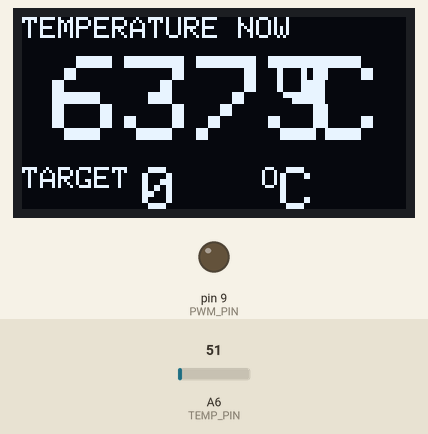
Recording of a sketch running on a simulated Arduino Nano, built with avr-gcc and run on an emulated ATmega328P. Shown: 128×64 one-colour display, output pins drawn as LEDs (lit = HIGH). Inputs (shaded band) come from the test bench; at power-on: A6 (TEMP_PIN) = 51. What the sketch prints to the serial monitor is not drawn.

Above: at 1.2 s.
1.3 s: A6 (TEMP_PIN) set to 61
At 2.7 s:
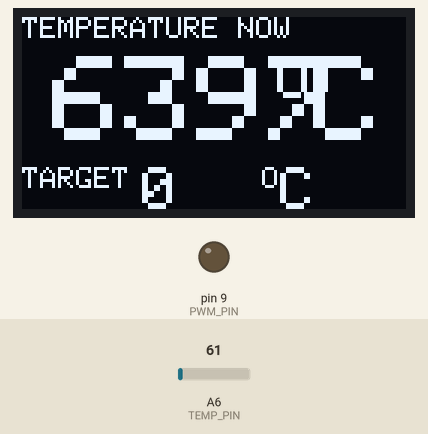
3.0 s: A6 (TEMP_PIN) set to 71
At 4.4 s:
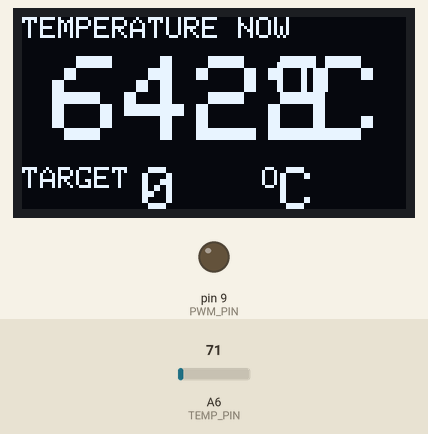
4.7 s: A6 (TEMP_PIN) set to 86
At 6.2 s:
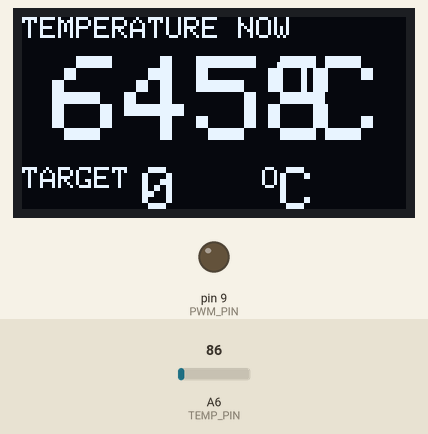
Timing chart, 0 to 7.7 s (numbered marks = the images above; inputs shaded):
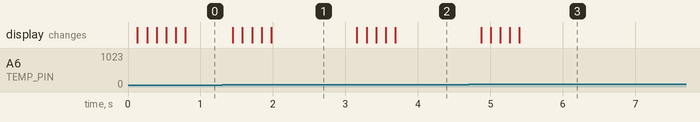

Measured:
- after the input at 1.3 s, the display: first changes after 0.15 s (image 1 shows a later state)
- after the input at 3.0 s, the display: first changes after 0.16 s (image 2 shows a later state)
- after the input at 4.7 s, the display: first changes after 0.17 s (image 3 shows a later state)

The sketch:

kolvi_koodi_v6_interrupencoder.ino
```cpp
#include <EEPROM.h>
#include <SPI.h>
#include <Wire.h>
#include <Adafruit_GFX.h>
#include <Adafruit_SSD1306.h>

#define OLED_RESET 4
Adafruit_SSD1306 display(OLED_RESET);

#define TEMP_PIN A6
#define PWM_PIN 9
#define encoderPinA 2
#define encoderPinB 3
#define encoderpinBUT 4
#define BUZZER_PIN 1


boolean encoderBstate = LOW;
int encoder_suunta = 0;
unsigned long last_rotary_time;
int siirtyma = 0;

float erotus= 0;
float integraali = 0;
float derivaatta = 0;
float temp_target = 0;
float temp_target_last = 0;
boolean heater_power_on = false;
float temp_now = 0;
float temp_prew = 0;
float Kp = 50; // PID Arvot myös heater power-true - kohdassa.
float Ki = 1;
float Kd = 20;
float temps[] = {0,0,0,0,0};
int output = 0;
unsigned long prew_millis = 0;
int saatovali = 100;

//thermistortable[][ADC-arvo, lämpötila(*C)]

int thermistortable[][2] = {
  {236 , 0},
  {299 , 50},
  {362 , 100},
  {424 , 150},
  {492 , 200},
  {555 , 250},
  {622 , 300},
  {688 , 350},
  {746 , 400},
  {807 , 450},
  {865 , 500},
  {1024, 600}
};


boolean buttonState = HIGH;
unsigned long lastDebounceTime = 0;
unsigned long debounceDelay = 50;
boolean lastState = HIGH;
int button_timer_counter = 0;

void setup()
{
//---------------------------------------------- Set PWM frequency for D9 & D10 ------------------------------

TCCR1B = TCCR1B & B11111000 | B00000001;    // set timer 1 divisor to     1 for PWM frequency of 31372.55 Hz
//TCCR1B = TCCR1B & B11111000 | B00000010;    // set timer 1 divisor to     8 for PWM frequency of  3921.16 Hz
//TCCR1B = TCCR1B & B11111000 | B00000011;    // set timer 1 divisor to    64 for PWM frequency of   490.20 Hz (The DEFAULT)
//TCCR1B = TCCR1B & B11111000 | B00000100;    // set timer 1 divisor to   256 for PWM frequency of   122.55 Hz
//TCCR1B = TCCR1B & B11111000 | B00000101;    // set timer 1 divisor to  1024 for PWM frequency of    30.64 Hz

  pinMode(TEMP_PIN, INPUT);
  pinMode(PWM_PIN, OUTPUT);
  pinMode(encoderPinA, INPUT_PULLUP);
  pinMode(encoderPinB, INPUT_PULLUP);
  pinMode(encoderpinBUT, INPUT_PULLUP);

  Serial.begin (115200);
  display.begin(SSD1306_SWITCHCAPVCC, 0x3C);  // initialize with the I2C addr 0x3C (for the 128x64)
  display.clearDisplay();

  temp_target = read_target_temp();
  temp_target_last = temp_target;
}

void loop()
{

  if (prew_millis + saatovali <= millis())
  {

    lampotilanaytto(temp_now, temp_target);

    PID_cal();

    if (temp_target > 0)
    {
      analogWrite(PWM_PIN, constrain((int)(output + 0.5), 0, 255));
    }
    else
    {
      analogWrite(PWM_PIN, 0);
    }
    prew_millis = millis();
  }

  if (temp_now >= 600)
  {
    heater_power_on = false;
  }

  if (heater_power_on == true)
  {
    attachInterrupt(digitalPinToInterrupt(encoderPinA), rotaryencoder, RISING);
//  temp_target = constrain(temp_target, 0, 480);
    temp_target_last = temp_target;
    Kp = 50;
    Ki = 1;
    Kd = 20;
  }
  else
  {
    detachInterrupt(encoderPinA);
    Kp = 0;
    Ki = 0;
    Kd = 0;
    temp_target = 0;
  }

  byte button_funktio_state = button();

  if (button_funktio_state == 1)
  {
    if (heater_power_on == false)
    {
      heater_power_on = true;
      temp_target = temp_target_last;
    }
    else
    {
      heater_power_on = false;
    }
  }

  if (button_funktio_state == 2)
  {
    store_target_temp(temp_target);

    display.clearDisplay();
    display.setTextSize(2);
    display.setCursor(1,22);
    display.print((int)temp_target);
    display.setTextSize(1);
    display.print("O");
    display.setTextSize(2);
    display.print("C ");
    display.print("SAVED");
    display.display();
    delay(1000);

    //tone(BUZZER_PIN, 300, 100);
  }
}

//****************************************** SCREEN ****************************************************

void lampotilanaytto(int now, int target)
{
  display.clearDisplay();

  display.setTextSize(1);
  display.setTextColor(WHITE);
  display.setCursor(0,0);
  display.println("TEMPERATURE NOW");
  display.setCursor(0,50);
  display.println("TARGET");

  display.setTextSize(4);
  display.setCursor(10,13);
  display.print(now);
  display.setTextSize(2);
  display.setCursor(85,13);
  display.print("O");
  display.setTextSize(4);
  display.print("C");

  display.setCursor(20,50);

  display.setTextSize(2);
  display.setCursor(40,50);
  display.print(target);
  display.setTextSize(1);
  display.setCursor(80,50);
  display.print("O");
  display.setTextSize(2);
  display.print("C");

  display.display();
}


//****************************************** SCREN ****************************************************

//****************************************** EEPROM ****************************************************

void store_target_temp(int target_temp)
{
  byte val_1 = 0;
  byte val_2 = 0;

  if (target_temp <= 255)
  {
    val_1 = target_temp;
    val_2 = 0;
  }
  else// if (target_temp > 255)
  {
    val_1 = 255;
    val_2 = target_temp - 255;
  }
  Serial.print("save");
  EEPROM.update(0, val_1);
  EEPROM.update(1, val_2);
}

int read_target_temp()
{
  Serial.print(EEPROM.read(0));
  return (int)(EEPROM.read(0) + EEPROM.read(1));
}


//****************************************** EEPROM ****************************************************

//******************************************* BUT ***********************************

byte button()
{
  buttonState = digitalRead(encoderpinBUT);
  if (millis() - lastDebounceTime > debounceDelay)
  {
    lastDebounceTime = millis();
    if (buttonState == LOW && lastState == HIGH)
    {

      button_timer_counter = 0;
      lastState = LOW;
      lastDebounceTime = millis();
      //return 0
    }
    else if (buttonState == LOW && lastState == LOW)
    {
      button_timer_counter +=1 ;
      lastState = LOW;
    }
    else if (buttonState == HIGH && lastState == LOW && button_timer_counter < 20)
    {
      lastState = HIGH;
      return 1;
    }
    if (button_timer_counter == 20)
    {
      button_timer_counter = 0;
      return 2;
    }
    if (buttonState == HIGH)
    {
      button_timer_counter = 0;
      lastState = HIGH;
    }
  }
  return 0;
}
//******************************************* BUT ***********************************

//******************************************* ROTARY ***********************************

void rotaryencoder()
{
  encoderBstate = digitalRead(encoderPinB);

  if (encoderBstate == HIGH)
  {
    encoder_suunta = 1;
  }
  else if (encoderBstate == LOW)
  {
    encoder_suunta = -1;
  }

  if (millis() - last_rotary_time > 200)
  {
    siirtyma = 1;
  }
  else if (millis() - last_rotary_time <= 100 && millis() - last_rotary_time > 75)
  {
    siirtyma = 1;
  }
  else if (millis() - last_rotary_time <= 75 && millis() - last_rotary_time > 50)
  {
    siirtyma = 1;
  }
  else if (millis() - last_rotary_time <= 50 && millis() - last_rotary_time > 25)
  {
    siirtyma = 3;
  }
  else if (millis() - last_rotary_time <= 25 && millis() - last_rotary_time > 0)
  {
    siirtyma = 5;
  }

  last_rotary_time = millis();

  temp_target = temp_target + siirtyma * encoder_suunta;
  temp_target = constrain(temp_target, 0, 480);
}

//******************************************* ROTARY ***********************************

//******************************************* MAPFLOAT ***********************************

float mapfloat(float x, float in_min, float in_max, float out_min, float out_max)
{
  return(((out_max - out_min) * x + in_max * out_min - in_min * out_max) / (in_max - in_min));
}

//******************************************* MAPFLOAT ***********************************

//******************************************* LUE_LÄMPÖTILA ***********************************

float lue_lampotila()
{
  int raw_temp = analogRead(TEMP_PIN);
  //Serial.println(raw_temp);


  for (unsigned int i = 0; i < sizeof(thermistortable)-1; i++)
  {
    if (raw_temp < thermistortable[i][0])
    {
      continue;
    }
    else if (raw_temp >= thermistortable[i][0] && raw_temp <= thermistortable[i+1][0])
    {

      return float(mapfloat(raw_temp, thermistortable[i][0], thermistortable[i+1][0], thermistortable[i][1], thermistortable[i+1][1]));
    }
    else
    {
      //return 0;
    }
  }
  return 1;
}


//******************************************* LUE_LÄMPÖTILA ***********************************

//******************************************* PID ***********************************

void PID_cal()
{
  // Lukee nykyisen, talletta nykyise ja 4 edellistä
  temps[4] = temps[3];
  temps[3] = temps[2];
  temps[2] = temps[1];
  temps[1] = temps[0];
  temps[0] = lue_lampotila();

  temp_prew = temp_now;
  //Serial.print(temp_now);

  // Laskee keskiarvon viidestä edellisestä
  temp_now = (temps[0] + temps[1] + temps[2] + temps[3] + temps[4])/5.0;

  erotus = temp_target - temp_now;

  if (temp_target - temp_now > 10 || temp_now - temp_target > 10)
  {
    integraali = 0;
  }
  else
  {
    integraali = integraali + erotus;
  }

  derivaatta = (temp_now - temp_prew) / saatovali;

  //output = Kp * max(erotus, 0) + Ki * max(integraali, 0) + Kd * max(derivaatta, 0);
  output = Kp * erotus + Ki * integraali + Kd * derivaatta;
  Serial.print(constrain((int)(output + 0.5), 0, 255));
  Serial.print(",");
  Serial.print(temp_now);
  Serial.print(",");
  Serial.println(temp_target);
}

//******************************************* PID ***********************************
```
